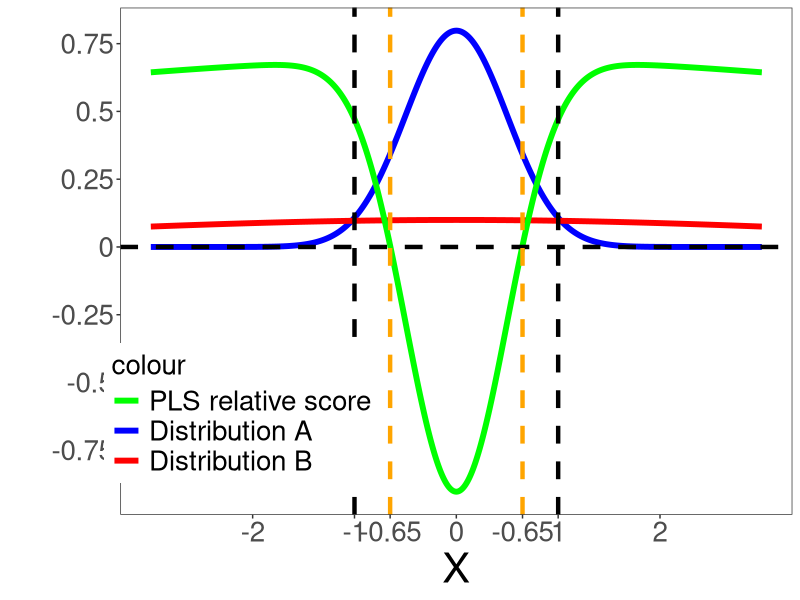

The R script that drew this image:
# Load required libraries
library(ggplot2)
library(stats)
x <- c(rnorm(2500, mean = 0, sd = 0.5), rnorm(2500, mean =0, sd = 4))
# Define the parameters for the normal distributions (mu and sigma for A and B)
mu_A <- 0
sigma_A <- 0.5

mu_B <- 0
sigma_B <- 4

# Define a range of x values
x_values <- seq(-3, 3, length = 5000)

# Calculate the probabilities using the normal distribution formula for A and B
probabilities_A <- dnorm(x_values, mean = mu_A, sd = sigma_A)
probabilities_B <- dnorm(x_values, mean = mu_B, sd = sigma_B)

integrand_A <- function(x){((1/(sqrt(2*pi)*sigma_A))*exp(-((x-mu_A)^2)/(2*sigma_A^2)))^2}
integrate_A <- integrate(integrand_A, lower = -Inf, upper = Inf)
integrand_B <- function(x){((1/(sqrt(2*pi)*sigma_B))*exp(-((x-mu_B)^2)/(2*sigma_B^2)))^2}
integrate_B <- integrate(integrand_B, lower = -Inf, upper = Inf)
integrate_A$value
probabilities_A
integrate_B$value
probabilities_B

# Calculating the PLS differences using the corrected approach
pls_diff1 <- integrate_A$value - 2 * probabilities_A
pls_diff2 <- integrate_B$value - 2 * probabilities_B

pls_diff <- (pls_diff1 - pls_diff2)


data_prob_A <- data.frame(x = x_values, Probability_A = probabilities_A)
data_prob_B <- data.frame(x = x_values, Probability_B = probabilities_B)
data_pls_diff <- data.frame(x = x_values, PLS_Difference = pls_diff)

# Create the plot using ggplot2
plot <- ggplot() +
  geom_line(data = data_prob_A, aes(x = x, y = Probability_A, color = "Probability A"), size = 2) +
  geom_line(data = data_prob_B, aes(x = x, y = Probability_B, color = "Probability B"), size = 2) +
  geom_line(data = data_pls_diff, aes(x = x, y = PLS_Difference, color = "PLS Difference"), size = 2) +
  labs(x = "X", y = "") +
  scale_color_manual(values = c("Probability A" = "blue", "Probability B" = "red", "PLS Difference" = "green"),
                     labels = c( "PLS relative score","Distribution A", "Distribution B")) +
  theme_bw()+
  theme(panel.grid.major = element_blank(),
        panel.grid.minor = element_blank())+
  geom_hline(aes(yintercept=0),linetype="dashed",color="black",size=1.5)+
  geom_vline(aes(xintercept=-1.0),linetype="dashed",color="black",size=1.5)+
  geom_vline(aes(xintercept=1.0),linetype="dashed",color="black",size=1.5)+
  geom_vline(aes(xintercept=-0.65),linetype="dashed",color="orange",size=1.5)+
  geom_vline(aes(xintercept=0.65),linetype="dashed",color="orange",size=1.5)+
  scale_x_continuous(breaks = c(-2,-1,-0.65,0,0.65,1,2), labels = c("-2","-1","-0.65","0","-0.65","1","2"))+
  scale_y_continuous(breaks = c(-1,-0.75,-0.5,-0.25,0,0.25,0.5,0.75,1), labels = c("-1","-0.75","-0.5","-0.25","0","0.25","0.5","0.75","1"))+
  
  theme(legend.position = c(0.18, 0.2),
        legend.box = "horizontal",
        legend.title = element_text(size = 20),
        legend.text = element_text(size = 20),
        legend.key.size = unit(1.5, "lines"))+
  theme(axis.title.x = element_text(size = 30))+
  theme(axis.title.y = element_text(size = 30))+
  theme(axis.text.x = element_text(size = 20))+
  theme(axis.text.y = element_text(size = 20))

# Display the plot
print(plot)

